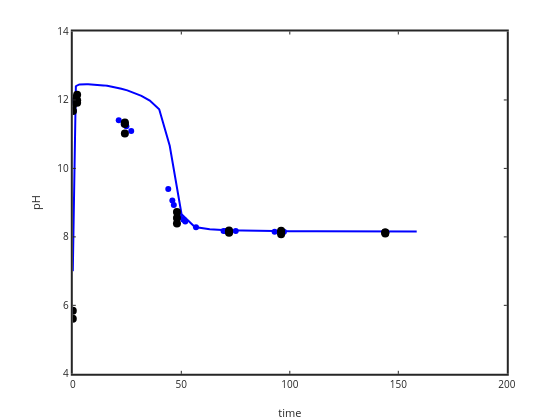

Write notebook code for a chart like this one.
### Code cell
plot(time,pHphreeqc,'b-','linewidth',2); ylabel('pH'); xlabel('time')
hold on
plot(timeres,pHres,'bo')
plot(sampletime,samplepH,'ko','markersize',8,'markerfacecolor','k')
set(gca,'linewidth',2)

### Figure 1 — Plotly figure (JSON) as saved in the notebook; plotly's stock layout.template omitted (floating-point values rounded to 4 significant figures)
{"data": [{"line": {"color": "rgb(0,0,255)", "dash": "solid", "width": 2}, "marker": {"color": "rgb(0,0,255)", "line": {"color": "rgb(0,0,255)"}, "size": 6, "symbol": "none"}, "mode": "lines", "name": "", "showlegend": false, "type": "scatter", "visibility": true, "x": [0, 1.122, 1.259, 1.413, 1.585, 1.778, 1.995, 2.239, 2.512, 2.818, 3.162, 3.548, 3.981, 4.467, 5.012, 5.623, 6.31, 7.079, 7.943, 8.913, 10, 11.22, 12.59, 14.13, 15.85, 17.78, 19.95, 22.39, 25.12, 28.18, 31.62, 35.48, 39.81, 44.67, 50.12, 56.23, 63.1, 70.79, 79.43, 89.13, 100, 112.2, 125.9, 141.3, 158.5], "xaxis": "x", "y": [7, 12.36, 12.38, 12.39, 12.41, 12.42, 12.43, 12.44, 12.44, 12.45, 12.45, 12.46, 12.46, 12.46, 12.46, 12.46, 12.46, 12.46, 12.46, 12.45, 12.45, 12.44, 12.44, 12.43, 12.41, 12.39, 12.37, 12.33, 12.28, 12.21, 12.12, 11.98, 11.73, 10.66, 8.661, 8.288, 8.22, 8.197, 8.183, 8.174, 8.168, 8.164, 8.162, 8.16, 8.16], "yaxis": "y"}, {"line": {"color": "rgb(0,0,255)", "width": 0.5}, "marker": {"color": "rgb(0,0,255)", "line": {"color": "rgb(0,0,255)"}, "size": 6, "symbol": "circle"}, "mode": "markers", "name": "", "showlegend": false, "type": "scatter", "visibility": true, "x": [0, 0, 0.13, 0.17, 0.47, 1.85, 2.07, 21.17, 23.43, 24.7, 26.92, 44, 45.87, 46.55, 47.92, 48.65, 49.3, 50.9, 51.2, 51.83, 56.78, 69.48, 70.32, 72.02, 75.08, 93, 97.3, 144.2], "xaxis": "x", "y": [5.84, 11.92, 11.96, 11.98, 11.99, 11.99, 11.99, 11.41, 11.3, 11.23, 11.09, 9.4, 9.06, 8.93, 8.73, 8.64, 8.59, 8.51, 8.5, 8.45, 8.28, 8.17, 8.17, 8.15, 8.17, 8.15, 8.15, 8.13], "yaxis": "y"}, {"line": {"color": "rgb(0,0,0)", "width": 0.5}, "marker": {"color": "rgb(0,0,0)", "line": {"color": "rgb(0,0,0)"}, "size": 8, "symbol": "circle"}, "mode": "markers", "name": "", "showlegend": false, "type": "scatter", "visibility": true, "x": [0, 0.1, 2, 24, 48, 72, 96, 144, 0, 0.1, 2, 24, 48, 72, 96, 144, 0, 0.1, 2, 24, 48, 72, 96, 144], "xaxis": "x", "y": [5.84, 11.96, 11.99, 11.3, 8.73, 8.15, 8.15, 8.13, 5.61, 12.04, 12.15, 11.34, 8.55, 8.12, 8.08, 8.1, 11.84, 11.68, 11.92, 11.02, 8.39, 8.19, 8.18, 8.13], "yaxis": "y"}], "layout": {"height": 420, "hovermode": "closest", "margin": {"b": 0, "l": 0, "r": 0, "t": 0}, "plot_bgcolor": "rgba(0,0,0,0)", "showlegend": false, "width": 560, "xaxis": {"anchor": "y", "autorange": false, "domain": [0.13, 0.905], "exponentformat": "none", "gridcolor": "rgba(38,38,38,0.15)", "gridwidth": 2, "linecolor": "rgb(38,38,38)", "linewidth": 2, "mirror": "ticks", "range": [0, 200], "showgrid": false, "showline": true, "side": "bottom", "spikedash": "solid", "spikemode": "across", "spikesides": false, "spikethickness": 1, "tickangle": 0, "tickcolor": "rgb(38,38,38)", "tickfont": {"color": "rgb(38,38,38)", "size": 10}, "ticklen": 3, "ticks": "inside", "ticktext": ["0", "50", "100", "150", "200"], "tickvals": [0, 50, 100, 150, 200], "title": {"font": {"color": "rgb(38,38,38)", "size": 11}, "text": "time"}, "type": "linear", "visible": true, "zeroline": false}, "yaxis": {"anchor": "x", "autorange": false, "domain": [0.11, 0.925], "exponentformat": "none", "gridcolor": "rgba(38,38,38,0.15)", "gridwidth": 2, "linecolor": "rgb(38,38,38)", "linewidth": 2, "mirror": "ticks", "range": [4, 14], "showgrid": false, "showline": true, "side": "left", "spikedash": "solid", "spikemode": "across", "spikesides": false, "spikethickness": 1, "tickangle": 0, "tickcolor": "rgb(38,38,38)", "tickfont": {"color": "rgb(38,38,38)", "size": 10}, "ticklen": 3, "ticks": "inside", "ticktext": ["4", "6", "8", "10", "12", "14"], "tickvals": [4, 6, 8, 10, 12, 14], "title": {"font": {"color": "rgb(38,38,38)", "size": 11}, "text": "pH"}, "type": "linear", "visible": true, "zeroline": false}}}
